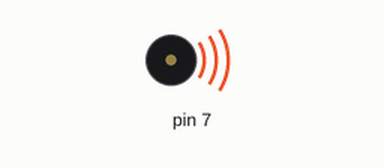
A sketch run on a simulated Arduino Uno, built with avr-gcc and run on an emulated ATmega328P. Parts: buzzer (waves = sounding).

Above: at 0.02 s.
At 2.8 s:
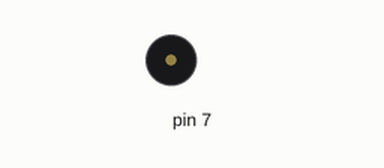
Timing chart, 0 to 3.1 s (numbered marks = the images above):
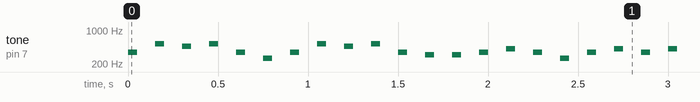

Measured:
- by itself, tone on pin 7: plays 349 Hz for 0.05 s, 523 Hz for 0.05 s, 466 Hz for 0.05 s, 523 Hz for 0.05 s, 349 Hz for 0.05 s, 261 Hz for 0.05 s … (867 notes in this stretch)

The sketch:

val-vidudhalai4.ino
```cpp
// Define the note frequencies
int F4 = 349;
int C5 = 523;
int Asharp4 = 466;
int Dsharp4 = 311;
int Gsharp4 = 415;
int C4 = 261;
int Gsharp4_2 = 415;
int Dsharp4_2 = 311;
int F4_2 = 349;
int C4_2 = 261;
int F4_3 = 349;
int Gsharp4_3 = 415;
int F4_4 = 349;
int Gsharp4_4 = 415;
int C5_2 = 523;
int Asharp4_2 = 466;
int Dsharp4_3 = 311;
int F4_5 = 349;
int C5_3 = 523;
int Asharp4_3 = 466;
int Gsharp4_5 = 415;
int C4_3 = 261;
int Dsharp4_4 = 311;
int F4_6 = 349;
int Gsharp4_6 = 415;
int F4_7 = 349;
int C4_4 = 261;
int Dsharp4_5 = 311;
int C4_5 = 261;
int Dsharp4_6 = 311;
int Dsharp4_7 = 311;
int F4_8 = 349;
int Gsharp4_7 = 415;
int C5_4 = 523;
int Asharp4_4 = 466;
int Dsharp4_8 = 311;
int F4_9 = 349;
int C5_5 = 523;
int Asharp4_5 = 466;
int Gsharp4_8 = 415;
int Gsharp4_9 = 415;
int Dsharp4_9 = 311;
int F4_10 = 349;
int Gsharp4_10 = 415;
int C5_6 = 523;
int Asharp4_6 = 466;
int Dsharp4_10 = 311;
int F4_11 = 349;
int C5_7 = 523;
int Asharp4_7 = 466;
int Gsharp4_11 = 415;
int Gsharp4_12 = 415;
int C4_6 = 261;
int Dsharp4_11 = 311;
int F4_12 = 349;
int Gsharp4_13 = 415;
int C5_8 = 523;
int Asharp4_8 = 466;
int Dsharp4_12 = 311;
int F4_13 = 349;

// Define state variables
int melodyState = 0;
int noteDuration = 50;
int pauseDuration = 100;

void setup() {
  pinMode(7, OUTPUT);
}

void playNote(int note, int duration) {
  tone(7, note, duration);
  delay(duration + pauseDuration);
}

void loop() {
  switch (melodyState) {
    case 0:
      // First segment of the melody
      playNote(F4, noteDuration);
      playNote(C5, noteDuration);
      playNote(Asharp4, noteDuration);
      playNote(C5, noteDuration);
      playNote(F4, noteDuration);
      playNote(C4, noteDuration);
      playNote(F4, noteDuration);
      playNote(C5, noteDuration);
      playNote(Asharp4, noteDuration);
      playNote(C5, noteDuration);
      playNote(F4, noteDuration);
      playNote(Dsharp4, noteDuration);
      playNote(Dsharp4, noteDuration);
      playNote(F4, noteDuration);
      playNote(Gsharp4, noteDuration);
      playNote(F4, noteDuration);
      playNote(C4, noteDuration);
      melodyState = 1;
      break;

    case 1:
      // Second segment of the melody
      playNote(F4_2, noteDuration);
      playNote(Gsharp4_2, noteDuration);
      playNote(F4_3, noteDuration);
      playNote(Gsharp4_3, noteDuration);
      playNote(Gsharp4_4, noteDuration);
      playNote(C4_2, noteDuration);
      playNote(Dsharp4_2, noteDuration);
      playNote(C4_3, noteDuration);
      playNote(Dsharp4_3, noteDuration);
      playNote(Dsharp4_4, noteDuration);
      playNote(Dsharp4_5, noteDuration);
      playNote(F4_4, noteDuration);
      playNote(Gsharp4_5, noteDuration);
      playNote(F4_5, noteDuration);
      playNote(C4_4, noteDuration);
      melodyState = 2;
      break;

    case 2:
      // Third segment of the melody
      playNote(F4_6, noteDuration);
      playNote(Gsharp4_6, noteDuration);
      playNote(F4_7, noteDuration);
      playNote(C4_4, noteDuration);
      playNote(Dsharp4_5, noteDuration);
      playNote(C4_5, noteDuration);
      playNote(F4_8, noteDuration);
      playNote(Gsharp4_7, noteDuration);
      playNote(C5_4, noteDuration);
      playNote(Asharp4_4, noteDuration);
      playNote(Dsharp4_8, noteDuration);
      playNote(F4_9, noteDuration);
      playNote(C5_5, noteDuration);
      playNote(Asharp4_5, noteDuration);
      playNote(Gsharp4_8, noteDuration);
      melodyState = 3;
      break;

    case 3:
      // Fourth segment of the melody
      playNote(Gsharp4_9, noteDuration);
      playNote(Dsharp4_9, noteDuration);
      playNote(F4_10, noteDuration);
      playNote(Gsharp4_10, noteDuration);
      playNote(C5_6, noteDuration);
      playNote(Asharp4_6, noteDuration);
      playNote(Dsharp4_10, noteDuration);
      playNote(F4_11, noteDuration);
      playNote(C5_7, noteDuration);
      playNote(Asharp4_7, noteDuration);
      playNote(Gsharp4_11, noteDuration);
      playNote(Gsharp4_12, noteDuration);
      playNote(C4_6, noteDuration);
      melodyState = 4;
      break;

    case 4:
      // Fifth segment of the melody
      // You can continue adding more segments as needed

      // When you reach the end of the melody, you can reset the state to 0 to play it again
      melodyState = 0;
      break;
  }
}
```
